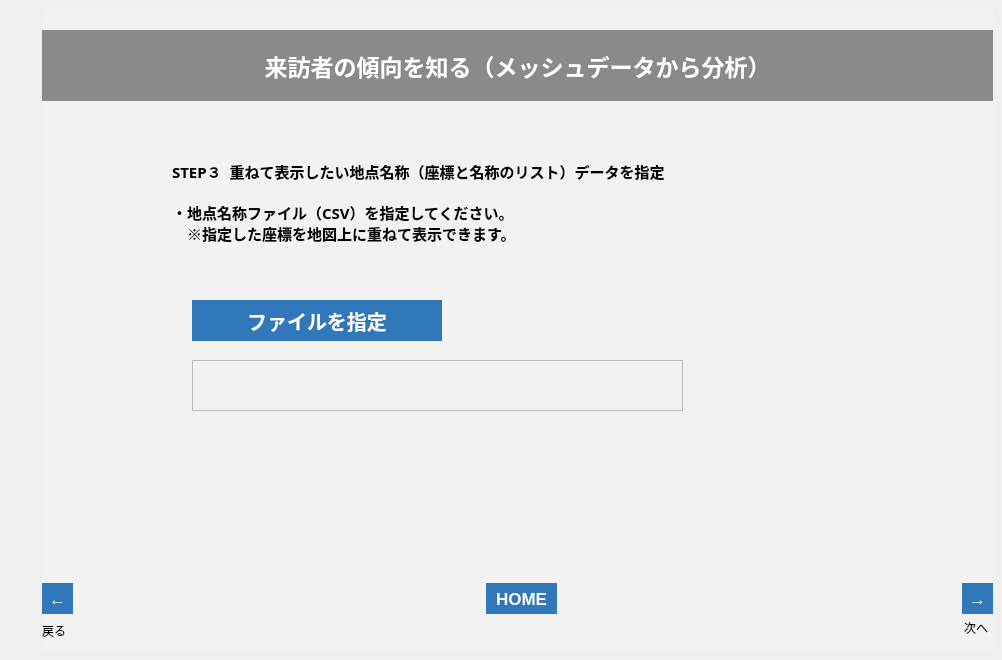
   <widget class="QWidget" name="tab_7">
    <attribute name="title">
     <string>001_4</string>
    </attribute>
    <widget class="QFrame" name="frame_8">
     <property name="geometry">
      <rect>
       <x>42</x>
       <y>10</y>
       <width>951</width>
       <height>641</height>
      </rect>
     </property>
     <property name="styleSheet">
      <string notr="true">background-color: rgb(242, 242, 242);</string>
     </property>
     <property name="frameShape">
      <enum>QFrame::NoFrame</enum>
     </property>
     <property name="frameShadow">
      <enum>QFrame::Plain</enum>
     </property>
     <property name="lineWidth">
      <number>0</number>
     </property>
     <widget class="QLabel" name="lbl_001_4_n">
      <property name="geometry">
       <rect>
        <x>922</x>
        <y>610</y>
        <width>31</width>
        <height>16</height>
       </rect>
      </property>
      <property name="text">
       <string>次へ</string>
      </property>
     </widget>
     <widget class="QLabel" name="label_60">
      <property name="geometry">
       <rect>
        <x>0</x>
        <y>610</y>
        <width>50</width>
        <height>21</height>
       </rect>
      </property>
      <property name="text">
       <string>戻る</string>
      </property>
     </widget>
     <widget class="QToolButton" name="btn_001_4_n">
      <property name="geometry">
       <rect>
        <x>920</x>
        <y>573</y>
        <width>31</width>
        <height>31</height>
       </rect>
      </property>
      <property name="font">
       <font>
        <pointsize>13</pointsize>
        <weight>75</weight>
        <bold>true</bold>
       </font>
      </property>
      <property name="styleSheet">
       <string notr="true">background-color: rgb(48,120,186);
color: rgb(255, 255, 255);
border: none;</string>
      </property>
      <property name="text">
       <string>→</string>
      </property>
     </widget>
     <widget class="QToolButton" name="btn_001_4_b">
      <property name="geometry">
       <rect>
        <x>0</x>
        <y>573</y>
        <width>31</width>
        <height>31</height>
       </rect>
      </property>
      <property name="font">
       <font>
        <pointsize>13</pointsize>
        <weight>75</weight>
        <bold>true</bold>
       </font>
      </property>
      <property name="styleSheet">
       <string notr="true">background-color: rgb(48,120,186);
color: rgb(255, 255, 255);
border: none;</string>
      </property>
      <property name="text">
       <string>←</string>
      </property>
     </widget>
     <widget class="QLabel" name="label_61">
      <property name="geometry">
       <rect>
        <x>0</x>
        <y>20</y>
        <width>951</width>
        <height>71</height>
       </rect>
      </property>
      <property name="font">
       <font>
        <family>游ゴシック</family>
        <pointsize>17</pointsize>
        <weight>75</weight>
        <bold>true</bold>
       </font>
      </property>
      <property name="styleSheet">
       <string notr="true">background-color: rgb(138, 138, 138);
color: rgb(255, 255, 255);</string>
      </property>
      <property name="text">
       <string>来訪者の傾向を知る（メッシュデータから分析）</string>
      </property>
      <property name="alignment">
       <set>Qt::AlignCenter</set>
      </property>
     </widget>
     <widget class="QLabel" name="lbl_001_4">
      <property name="geometry">
       <rect>
        <x>150</x>
        <y>420</y>
        <width>711</width>
        <height>61</height>
       </rect>
      </property>
      <property name="font">
       <font>
        <family>游ゴシック</family>
        <pointsize>11</pointsize>
        <weight>75</weight>
        <bold>true</bold>
       </font>
      </property>
      <property name="styleSheet">
       <string notr="true">border-color: rgb(220, 220, 220);</string>
      </property>
      <property name="frameShape">
       <enum>QFrame::Box</enum>
      </property>
      <property name="lineWidth">
       <number>0</number>
      </property>
      <property name="midLineWidth">
       <number>0</number>
      </property>
      <property name="text">
       <string/>
      </property>
      <property name="alignment">
       <set>Qt::AlignLeading|Qt::AlignLeft|Qt::AlignVCenter</set>
      </property>
     </widget>
     <widget class="QLabel" name="label_39">
      <property name="geometry">
       <rect>
        <x>130</x>
        <y>150</y>
        <width>711</width>
        <height>131</height>
       </rect>
      </property>
      <property name="font">
       <font>
        <family>游ゴシック</family>
        <pointsize>11</pointsize>
        <weight>75</weight>
        <bold>true</bold>
       </font>
      </property>
      <property name="styleSheet">
       <string notr="true">border-color: rgb(220, 220, 220);</string>
      </property>
      <property name="frameShape">
       <enum>QFrame::Box</enum>
      </property>
      <property name="lineWidth">
       <number>0</number>
      </property>
      <property name="midLineWidth">
       <number>0</number>
      </property>
      <property name="text">
       <string>STEP３  重ねて表示したい地点名称（座標と名称のリスト）データを指定

・地点名称ファイル（CSV）を指定してください。
　※指定した座標を地図上に重ねて表示できます。
</string>
      </property>
      <property name="alignment">
       <set>Qt::AlignLeading|Qt::AlignLeft|Qt::AlignTop</set>
      </property>
     </widget>
     <widget class="QPushButton" name="btn_poi_load">
      <property name="geometry">
       <rect>
        <x>150</x>
        <y>290</y>
        <width>250</width>
        <height>41</height>
       </rect>
      </property>
      <property name="font">
       <font>
        <family>游ゴシック</family>
        <pointsize>15</pointsize>
        <weight>75</weight>
        <bold>true</bold>
       </font>
      </property>
      <property name="autoFillBackground">
       <bool>false</bool>
      </property>
      <property name="styleSheet">
       <string notr="true">background-color: rgb(48,120,186);
color: rgb(255, 255, 255);
border: none;</string>
      </property>
      <property name="text">
       <string>ファイルを指定</string>
      </property>
     </widget>
     <widget class="QListWidget" name="list_poicsv">
      <property name="geometry">
       <rect>
        <x>150</x>
        <y>350</y>
        <width>491</width>
        <height>51</height>
       </rect>
      </property>
      <property name="font">
       <font>
        <pointsize>12</pointsize>
       </font>
      </property>
     </widget>
     <widget class="QToolButton" name="btn_home_4">
      <property name="geometry">
       <rect>
        <x>444</x>
        <y>573</y>
        <width>71</width>
        <height>31</height>
       </rect>
      </property>
      <property name="font">
       <font>
        <pointsize>13</pointsize>
        <weight>75</weight>
        <bold>true</bold>
       </font>
      </property>
      <property name="styleSheet">
       <string notr="true">background-color: rgb(48,120,186);
color: rgb(255, 255, 255);
border: none;</string>
      </property>
      <property name="text">
       <string>HOME</string>
      </property>
     </widget>
    </widget>
   </widget>
